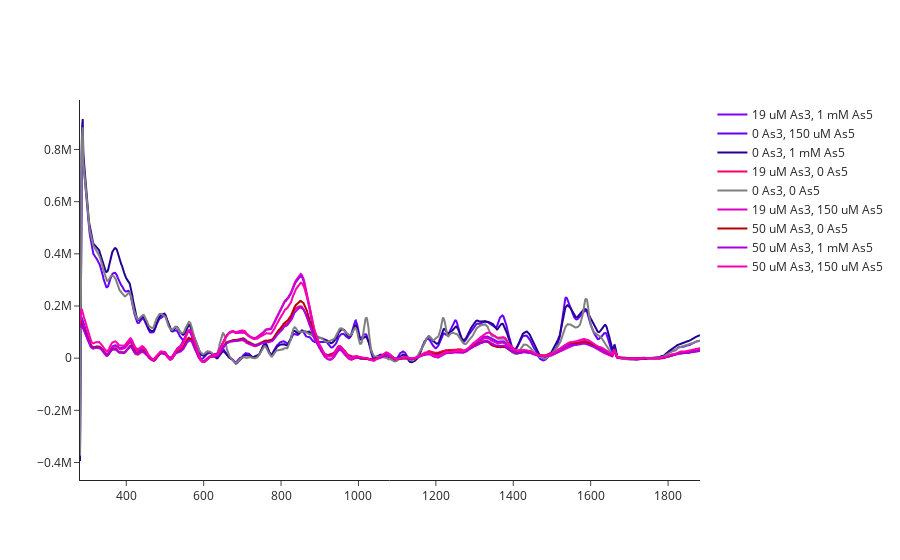

Notebook code for this chart:
### Code cell
#testing
reload(spectral)
db=data_wrangle.DataTable(path, table)
x=db.raman_shifts()
ys=db.intens()
namedic=db.label_dict(cols=['As3','As5'])

spec=spectral.Spectral(ys,x,namedic,color_dict=color_dic)
spec.single_plot(show_std=False)

# color_dic['19 uM As3, 1 mM As5']

### Figure 1 — Plotly figure (JSON) as saved in the notebook; plotly's stock layout.template omitted (floating-point values rounded to 4 significant figures; data arrays with more than 128 entries replaced by an {"elided": "..."} marker saying what was removed)
{"data": [{"line": {"color": "#8200ff"}, "name": "19 uM As3, 1 mM As5", "type": "scatter", "x": {"elided": "1294 float values"}, "y": {"elided": "1294 float values"}}, {"line": {"color": "#6600ff"}, "name": "0 As3, 150 uM As5", "type": "scatter", "x": {"elided": "1294 float values"}, "y": {"elided": "1294 float values"}}, {"line": {"color": "#250094"}, "name": "0 As3, 1 mM As5", "type": "scatter", "x": {"elided": "1294 float values"}, "y": {"elided": "1294 float values"}}, {"line": {"color": "#ff0061"}, "name": "19 uM As3, 0 As5", "type": "scatter", "x": {"elided": "1294 float values"}, "y": {"elided": "1294 float values"}}, {"line": {"color": "grey"}, "name": "0 As3, 0 As5", "type": "scatter", "x": {"elided": "1294 float values"}, "y": {"elided": "1294 float values"}}, {"line": {"color": "#da00c6"}, "name": "19 uM As3, 150 uM As5", "type": "scatter", "x": {"elided": "1294 float values"}, "y": {"elided": "1294 float values"}}, {"line": {"color": "#b40000"}, "name": "50 uM As3, 0 As5", "type": "scatter", "x": {"elided": "1294 float values"}, "y": {"elided": "1294 float values"}}, {"line": {"color": "#a800e7"}, "name": "50 uM As3, 1 mM As5", "type": "scatter", "x": {"elided": "1294 float values"}, "y": {"elided": "1294 float values"}}, {"line": {"color": "#ff00ae"}, "name": "50 uM As3, 150 uM As5", "type": "scatter", "x": {"elided": "1294 float values"}, "y": {"elided": "1294 float values"}}], "layout": {}}
